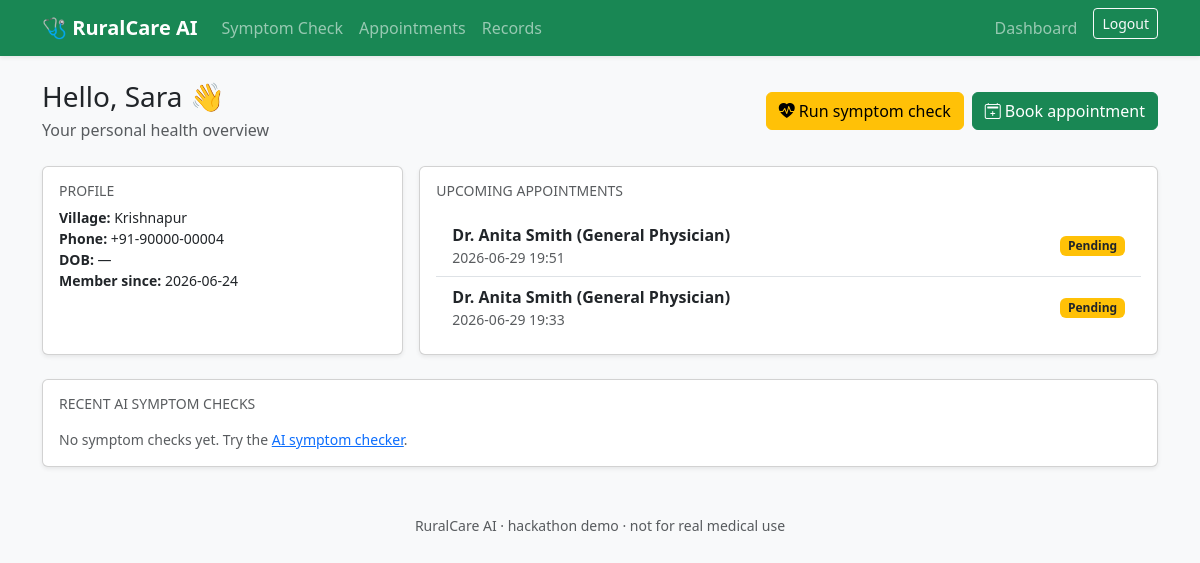
Screenshot of /accounts/dashboard/patient/ (signed in) with the database file from the repository.
### accounts/models.py (models this page shows, shortened)
class Patient(models.Model):
    user = models.OneToOneField(
        settings.AUTH_USER_MODEL,
        on_delete=models.CASCADE,
        related_name='patient',
    )
    date_of_birth = models.DateField(null=True, blank=True)
    village = models.CharField(max_length=120, blank=True)
    phone = models.CharField(max_length=20, blank=True)
    created_at = models.DateTimeField(auto_now_add=True)
    class Meta:
        ordering = ['user__first_name', 'user__last_name']

class Doctor(models.Model):
    user = models.OneToOneField(
        settings.AUTH_USER_MODEL,
        on_delete=models.CASCADE,
        related_name='doctor',
    )
    specialty = models.CharField(max_length=120, blank=True)
    license_number = models.CharField(max_length=60, blank=True)
    clinic_name = models.CharField(max_length=120, blank=True)
    available_from = models.TimeField(null=True, blank=True)
    available_to = models.TimeField(null=True, blank=True)
    created_at = models.DateTimeField(auto_now_add=True)
    class Meta:
        ordering = ['user__first_name', 'user__last_name']
    def __str__(self) -> str:
        full = self.user.get_full_name() or self.user.username
        return f"Dr. {full} ({self.specialty or 'general'})"

### healthcare/models.py (models this page shows, shortened)
class Appointment(models.Model):
    STATUS_PENDING = 'pending'
    STATUS_CONFIRMED = 'confirmed'
    STATUS_COMPLETED = 'completed'
    STATUS_CANCELLED = 'cancelled'
    STATUS_CHOICES = [
        (STATUS_PENDING, 'Pending'),
        (STATUS_CONFIRMED, 'Confirmed'),
        (STATUS_COMPLETED, 'Completed'),
        (STATUS_CANCELLED, 'Cancelled'),
    ]
    patient = models.ForeignKey(
        Patient, on_delete=models.CASCADE, related_name='appointments'
    )
    doctor = models.ForeignKey(
        Doctor, on_delete=models.CASCADE, related_name='appointments'
    )
    scheduled_for = models.DateTimeField()
    reason = models.CharField(max_length=255, blank=True)
    status = models.CharField(
        max_length=12, choices=STATUS_CHOICES, default=STATUS_PENDING
    )
    created_at = models.DateTimeField(auto_now_add=True)
    class Meta:
        ordering = ['-scheduled_for']

### accounts/views.py (the view)
# urls.py: path('dashboard/patient/', views.patient_dashboard, name='patient_dashboard'),
@login_required
def patient_dashboard(request):
    user = request.user
    patient = getattr(user, 'patient', None)
    if not patient:
        messages.error(request, 'No patient profile attached to your account.')
        return redirect('home')
    from healthcare.models import Appointment, SymptomCheck
    appointments = (
        Appointment.objects.filter(patient=patient)
        .select_related('doctor__user')
        .order_by('-scheduled_for')[:5]
    )
    symptom_checks = patient.symptom_checks.all()[:5]
    return render(
        request,
        'accounts/patient_dashboard.html',
        {
            'patient': patient,
            'appointments': appointments,
            'symptom_checks': symptom_checks,
        },
    )

### templates/accounts/patient_dashboard.html (shortened to what this page needs)
{% extends 'base.html' %}
{% block content %}
<div class="d-flex flex-wrap justify-content-between align-items-center mb-4">
  <div>
    <h1 class="h3 mb-1">Hello, {{ user.first_name|default:user.username }} 👋</h1>
    <p class="text-muted mb-0">Your personal health overview</p>
  </div>
  <div class="d-flex gap-2 flex-wrap">
    <a href="{% url 'healthcare:symptom_check' %}" class="btn btn-warning">
      <i class="bi bi-heart-pulse-fill me-1"></i>Run symptom check
    </a>
    <a href="{% url 'healthcare:appointment_create' %}" class="btn btn-success">
      <i class="bi bi-calendar2-plus me-1"></i>Book appointment
    </a>
  </div>
</div>
<div class="row g-3">
  <div class="col-md-4">
    <div class="card shadow-sm h-100">
      <div class="card-body">
        <h6 class="text-muted text-uppercase small">Profile</h6>
        <ul class="list-unstyled small mb-0">
          <li><strong>Village:</strong> {{ patient.village|default:'—' }}</li>
          <li><strong>Phone:</strong> {{ patient.phone|default:'—' }}</li>
          <li><strong>DOB:</strong> {{ patient.date_of_birth|default:'—' }}</li>
          <li><strong>Member since:</strong> {{ patient.created_at|date:'Y-m-d' }}</li>
        </ul>
      </div>
    </div>
  </div>
  <div class="col-md-8">
    <div class="card shadow-sm h-100">
      <div class="card-body">
        <h6 class="text-muted text-uppercase small mb-3">Upcoming appointments</h6>
        {% if appointments %}
          <ul class="list-group list-group-flush">
            {% for a in appointments %}
              <li class="list-group-item d-flex justify-content-between align-items-center">
                <div>
                  <strong>{{ a.doctor }}</strong>
                  <span class="text-muted small d-block">{{ a.scheduled_for|date:'Y-m-d H:i' }}</span>
                </div>
                <span class="badge
                  {% if a.status == 'pending' %}bg-warning text-dark
                  {% elif a.status == 'confirmed' %}bg-success
                  {% elif a.status == 'completed' %}bg-secondary
                  {% else %}bg-danger{% endif %}">
                  {{ a.get_status_display }}
                </span>
              </li>
            {% endfor %}
          </ul>
        {% else %}
          <p class="text-muted small mb-0">No appointments yet.
            <a href="{% url 'healthcare:appointment_create' %}">Book one now</a>.
          </p>
        {% endif %}
      </div>
    </div>
  </div>
</div>
<div class="card shadow-sm mt-4">
  <div class="card-body">
    <h6 class="text-muted text-uppercase small mb-3">Recent AI symptom checks</h6>
    {% if symptom_checks %}
      <div class="table-responsive">
        <table class="table table-sm align-middle mb-0">
          <thead>
            <tr>
              <th>When</th>
              <th>Symptoms</th>
              <th>Triage</th>
            </tr>
          </thead>
          <tbody>
            {% for s in symptom_checks %}
              <tr>
                <td class="small text-muted">{{ s.created_at|date:'Y-m-d H:i' }}</td>
                <td>{{ s.symptoms|truncatewords:12 }}</td>
                <td>
                  <span class="badge
                    {% if s.result.triage == 'urgent' %}bg-danger
                    {% elif s.result.triage == 'gp' %}bg-warning text-dark
                    {% else %}bg-success{% endif %}">
                    {{ s.result.triage|default:'—' }}
                  </span>
                </td>
              </tr>
            {% endfor %}
          </tbody>
        </table>
      </div>
    {% else %}
      <p class="text-muted small mb-0">No symptom checks yet. Try the
        <a href="{% url 'healthcare:symptom_check' %}">AI symptom checker</a>.
      </p>
    {% endif %}
  </div>
</div>
{% endblock %}

### rows the page displays
Patient: village "Krishnapur", phone "+91-90000-00004", date_of_birth "—", created_at "2026-06-24"
Appointment: doctor "Dr. Anita Smith (General Physician)", scheduled_for "2026-06-29 19:51", status "Pending"
Appointment: doctor "Dr. Anita Smith (General Physician)", scheduled_for "2026-06-29 19:33", status "Pending"

### other values shown
{{ user.first_name|default:user.username }} "Sara"
